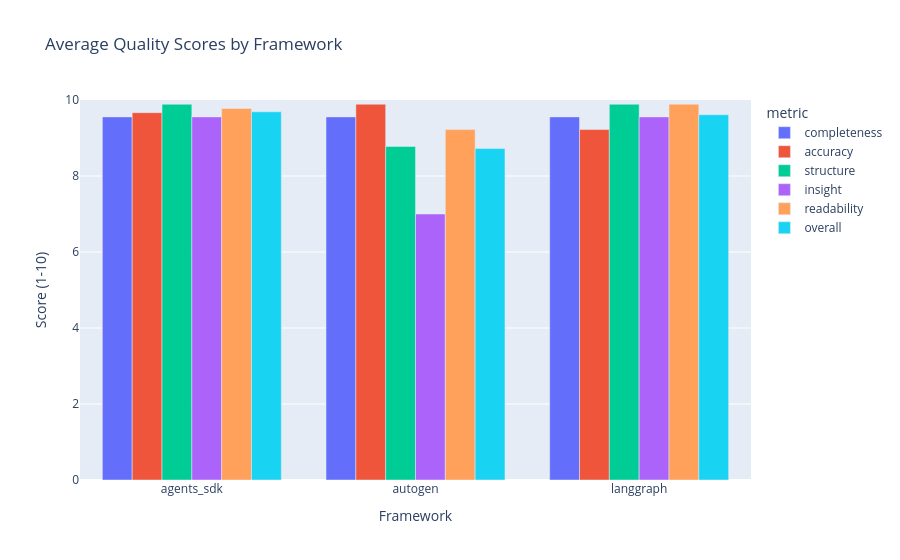

Notebook code for this chart:
### Markdown cell above
## Quality Scores by Framework

### Code cell
if df is not None:
    # Grouped bar chart: quality scores per framework
    quality_cols = ["completeness", "accuracy", "structure", "insight", "readability", "overall"]
    quality_avg = df.groupby("framework")[quality_cols].mean().reset_index()
    quality_melted = quality_avg.melt(id_vars="framework", var_name="metric", value_name="score")

    fig = px.bar(
        quality_melted,
        x="framework",
        y="score",
        color="metric",
        barmode="group",
        title="Average Quality Scores by Framework",
        labels={"score": "Score (1-10)", "framework": "Framework"},
    )
    fig.update_layout(yaxis_range=[0, 10])
    fig.show()

### Figure 1 — Plotly figure (JSON) as saved in the notebook; plotly's stock layout.template omitted (floating-point values rounded to 4 significant figures)
{"data": [{"alignmentgroup": "True", "hovertemplate": "metric=completeness<br>Framework=%{x}<br>Score (1-10)=%{y}<extra></extra>", "legendgroup": "completeness", "marker": {"color": "#636efa", "pattern": {"shape": ""}}, "name": "completeness", "offsetgroup": "completeness", "orientation": "v", "showlegend": true, "textposition": "auto", "type": "bar", "x": ["agents_sdk", "autogen", "langgraph"], "xaxis": "x", "y": [9.556, 9.556, 9.556], "yaxis": "y"}, {"alignmentgroup": "True", "hovertemplate": "metric=accuracy<br>Framework=%{x}<br>Score (1-10)=%{y}<extra></extra>", "legendgroup": "accuracy", "marker": {"color": "#EF553B", "pattern": {"shape": ""}}, "name": "accuracy", "offsetgroup": "accuracy", "orientation": "v", "showlegend": true, "textposition": "auto", "type": "bar", "x": ["agents_sdk", "autogen", "langgraph"], "xaxis": "x", "y": [9.667, 9.889, 9.222], "yaxis": "y"}, {"alignmentgroup": "True", "hovertemplate": "metric=structure<br>Framework=%{x}<br>Score (1-10)=%{y}<extra></extra>", "legendgroup": "structure", "marker": {"color": "#00cc96", "pattern": {"shape": ""}}, "name": "structure", "offsetgroup": "structure", "orientation": "v", "showlegend": true, "textposition": "auto", "type": "bar", "x": ["agents_sdk", "autogen", "langgraph"], "xaxis": "x", "y": [9.889, 8.778, 9.889], "yaxis": "y"}, {"alignmentgroup": "True", "hovertemplate": "metric=insight<br>Framework=%{x}<br>Score (1-10)=%{y}<extra></extra>", "legendgroup": "insight", "marker": {"color": "#ab63fa", "pattern": {"shape": ""}}, "name": "insight", "offsetgroup": "insight", "orientation": "v", "showlegend": true, "textposition": "auto", "type": "bar", "x": ["agents_sdk", "autogen", "langgraph"], "xaxis": "x", "y": [9.556, 7.0, 9.556], "yaxis": "y"}, {"alignmentgroup": "True", "hovertemplate": "metric=readability<br>Framework=%{x}<br>Score (1-10)=%{y}<extra></extra>", "legendgroup": "readability", "marker": {"color": "#FFA15A", "pattern": {"shape": ""}}, "name": "readability", "offsetgroup": "readability", "orientation": "v", "showlegend": true, "textposition": "auto", "type": "bar", "x": ["agents_sdk", "autogen", "langgraph"], "xaxis": "x", "y": [9.778, 9.222, 9.889], "yaxis": "y"}, {"alignmentgroup": "True", "hovertemplate": "metric=overall<br>Framework=%{x}<br>Score (1-10)=%{y}<extra></extra>", "legendgroup": "overall", "marker": {"color": "#19d3f3", "pattern": {"shape": ""}}, "name": "overall", "offsetgroup": "overall", "orientation": "v", "showlegend": true, "textposition": "auto", "type": "bar", "x": ["agents_sdk", "autogen", "langgraph"], "xaxis": "x", "y": [9.689, 8.722, 9.611], "yaxis": "y"}], "layout": {"barmode": "group", "legend": {"title": {"text": "metric"}, "tracegroupgap": 0}, "title": {"text": "Average Quality Scores by Framework"}, "xaxis": {"anchor": "y", "domain": [0, 1], "title": {"text": "Framework"}}, "yaxis": {"anchor": "x", "domain": [0, 1], "range": [0, 10], "title": {"text": "Score (1-10)"}}}}
